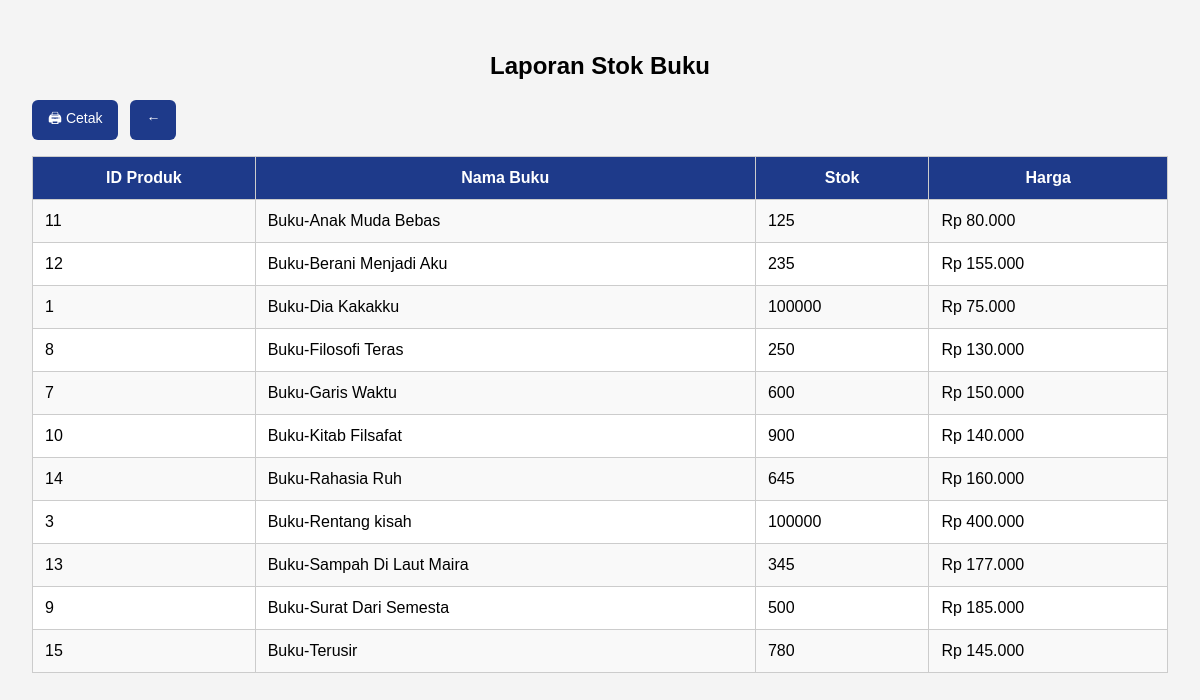
The page /admin/laporan_stok.php (signed in) on the database its author committed.
### tables this page shows
CREATE TABLE `products` (
  `product_id` int(11) NOT NULL,
  `name` varchar(150) NOT NULL,
  `description` text DEFAULT NULL,
  `price` decimal(12,2) NOT NULL,
  `stock` int(11) NOT NULL DEFAULT 0,
  `image_url` varchar(255) DEFAULT NULL,
  `created_at` timestamp NOT NULL DEFAULT current_timestamp()
);

### admin/laporan_stok.php (the view, shortened to what this page needs)
<?php
$koneksi = new mysqli("localhost", "root", "", "toko_buku");
$sql = "SELECT product_id, name, stock, price FROM products ORDER BY name ASC";
$result = $koneksi->query($sql);
?>
<!DOCTYPE html>
<html lang="id">
<head>
</head>
<body>
    <h2>Laporan Stok Buku</h2>
    <div class="btn-group">
        <a href="cetak_laporan_stok.php" target="_blank" class="btn-cetak">🖨 Cetak</a>
        <a href="dashboard.php" class="kembali">←</a>
    </div>
    <table>
        <tr>
            <th>ID Produk</th>
            <th>Nama Buku</th>
            <th>Stok</th>
            <th>Harga</th>
        </tr>
        <?php while ($row = $result->fetch_assoc()): ?>
            <tr>
                <td><?= $row['product_id'] ?></td>
                <td><?= htmlspecialchars($row['name']) ?></td>
                <td><?= $row['stock'] ?></td>
                <td>Rp <?= number_format($row['price'], 0, ',', '.') ?></td>
            </tr>
        <?php endwhile; ?>
    </table>
</body>
</html>

### admin/laporan_stok.php (style rules this page uses)
body { font-family: Arial, sans-serif; padding: 24px; background: #f4f4f4; }
h2 { text-align: center; }
table { width: 100%; border-collapse: collapse; background: #fff; margin-top: 16px; }
th, td { padding: 12px; border: 1px solid #ccc; }
th { background-color: #1e3a8a; color: white; }
tr:nth-child(even) { background: #f9f9f9; }
.btn-group { margin-bottom: 16px; display: flex; justify-content: flex-start; gap: 12px; }
.btn-cetak, .kembali { background: #1e3a8a; color: white; text-decoration: none; padding: 8px 16px; border-radius: 6px; font-size: 14px; }

### rows shown on the page
products: product_id "11", name "Buku-Anak Muda Bebas", stock "125", price "80.000"
products: product_id "12", name "Buku-Berani Menjadi Aku", stock "235", price "155.000"
products: product_id "1", name "Buku-Dia Kakakku", stock "100000", price "75.000"
products: product_id "8", name "Buku-Filosofi Teras", stock "250", price "130.000"
products: product_id "7", name "Buku-Garis Waktu", stock "600", price "150.000"
products: product_id "10", name "Buku-Kitab Filsafat", stock "900", price "140.000"
products: product_id "14", name "Buku-Rahasia Ruh", stock "645", price "160.000"
products: product_id "3", name "Buku-Rentang kisah", stock "100000", price "400.000"
products: product_id "13", name "Buku-Sampah Di Laut Maira", stock "345", price "177.000"
products: product_id "9", name "Buku-Surat Dari Semesta", stock "500", price "185.000"
products: product_id "15", name "Buku-Terusir", stock "780", price "145.000"
